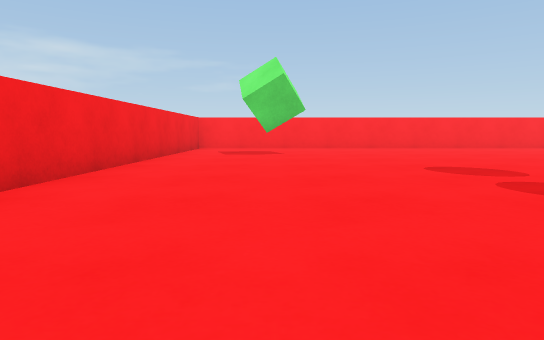
View 1 (above)

24 first-person views from a walk through a 3-D level made in the Unity game engine. The camera is 0.51 m above the floor, tilts 6° down and sees 75° across. The floor is counted in squares, 1 m on a side. Each view is taken from the middle of a square. On the plan, view 1 faces up. The plan holds only what a view shows up to about 9 squares ahead; the rest is blank. Surface patterns are stand-ins for the level's own textures.

View 2
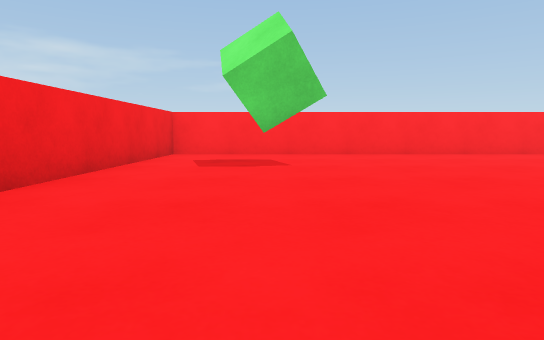

View 3
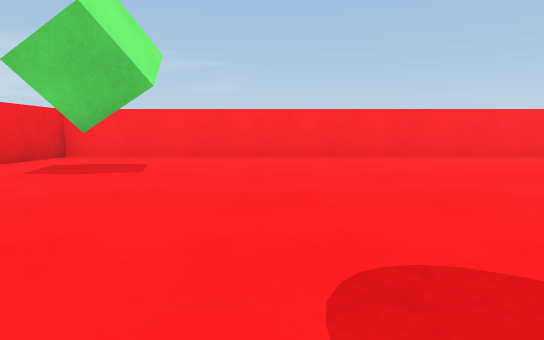

View 4
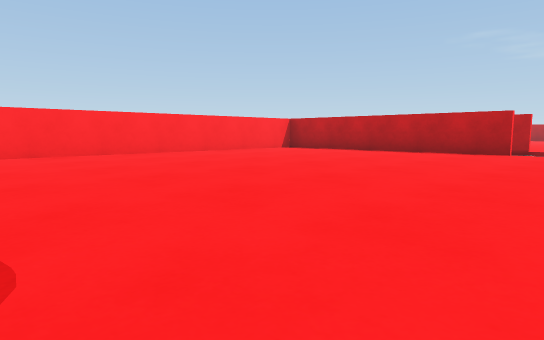

View 5
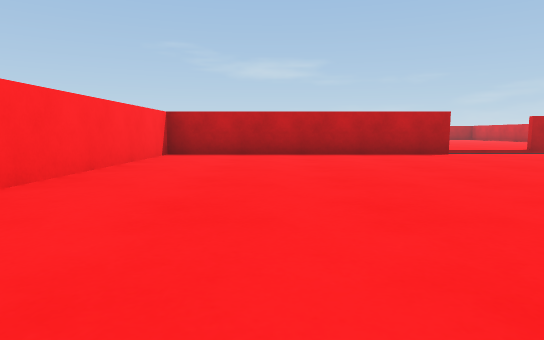

View 6
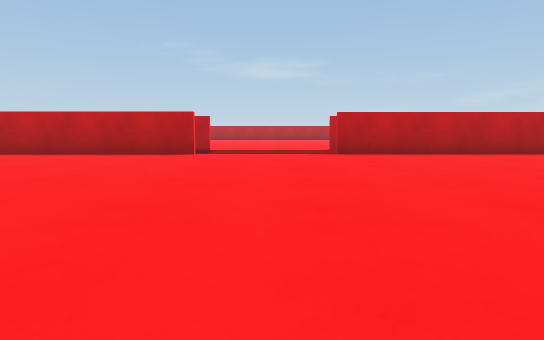

View 7
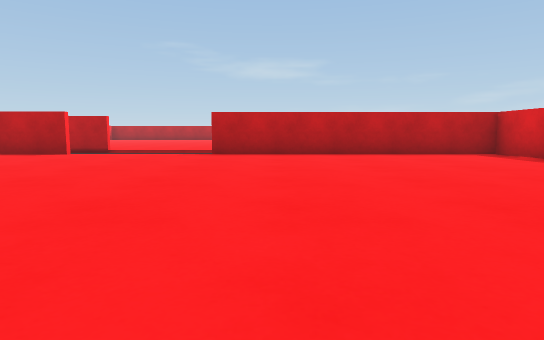

View 8
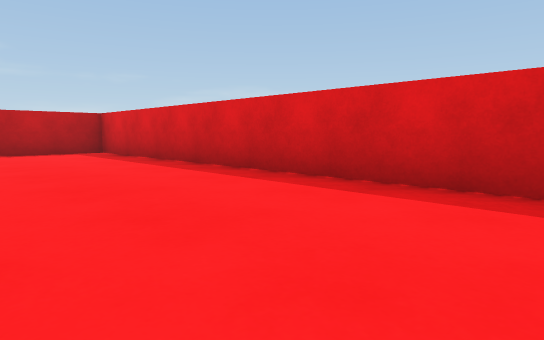

View 9
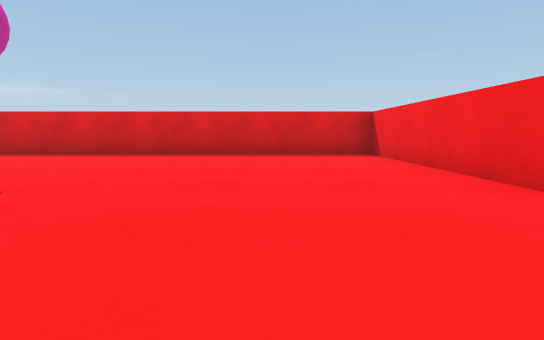

View 10
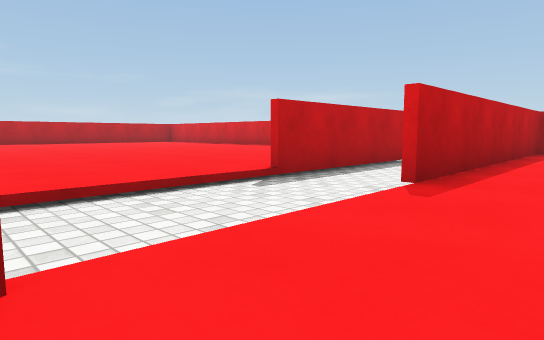

View 11
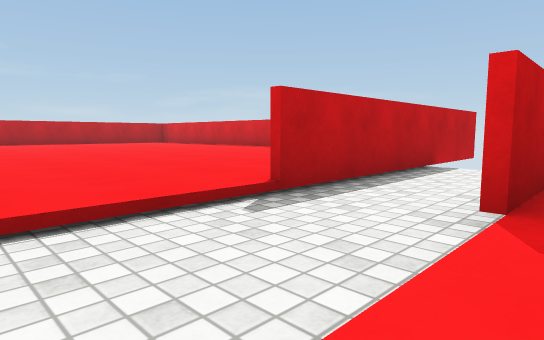

View 12
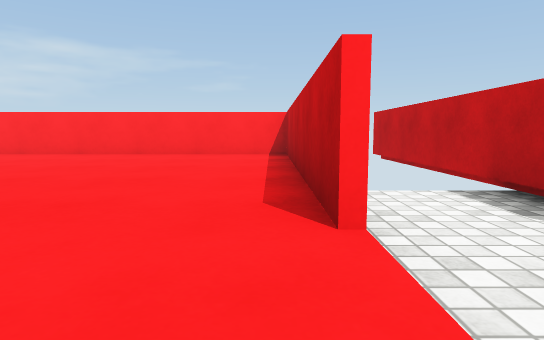

View 13
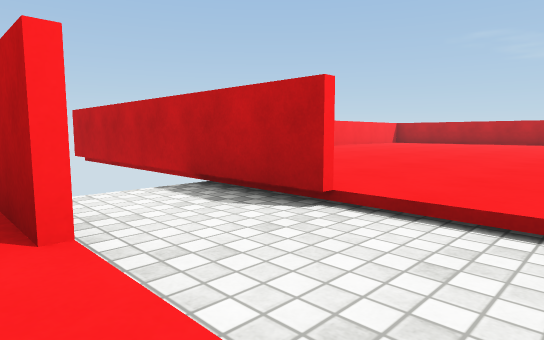

View 14
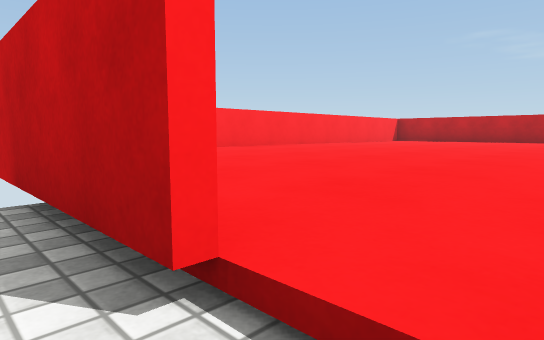

View 15
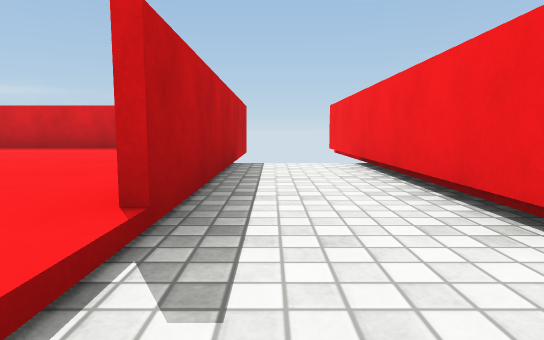

View 16
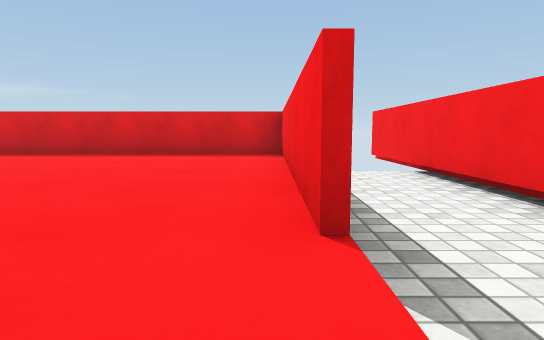

View 17
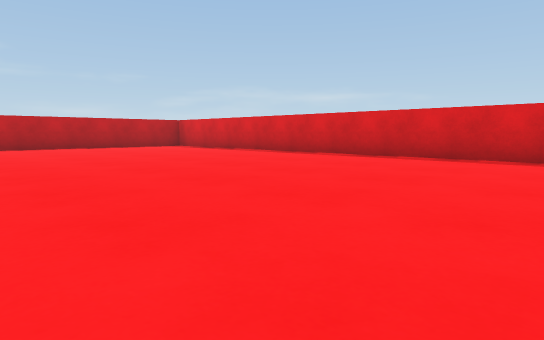

View 18
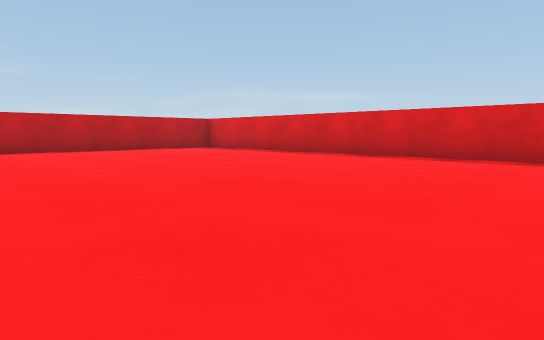

View 19
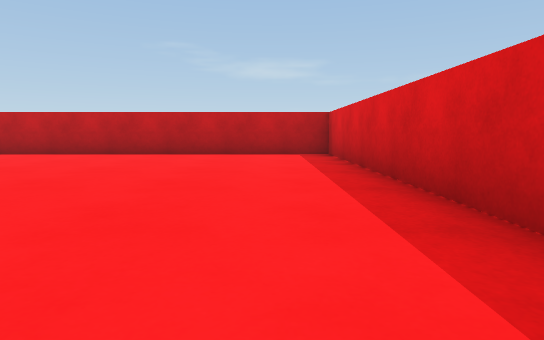

View 20
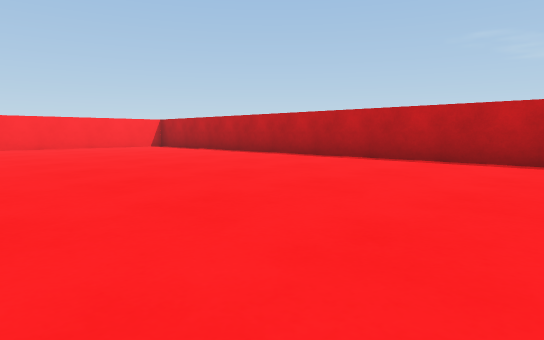

View 21
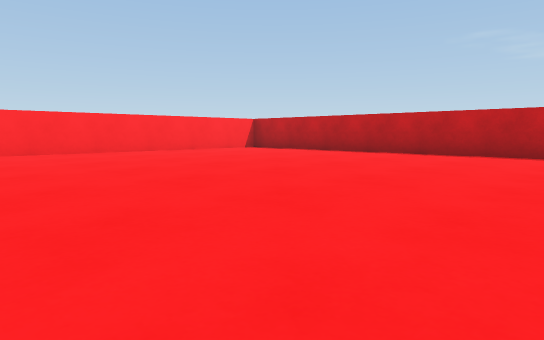

View 22
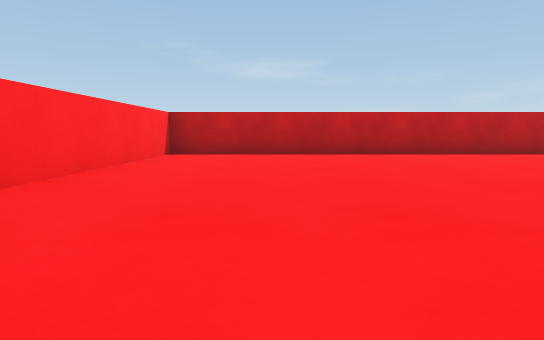

View 23
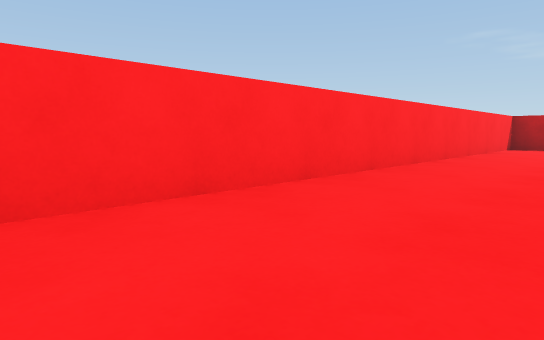

View 24
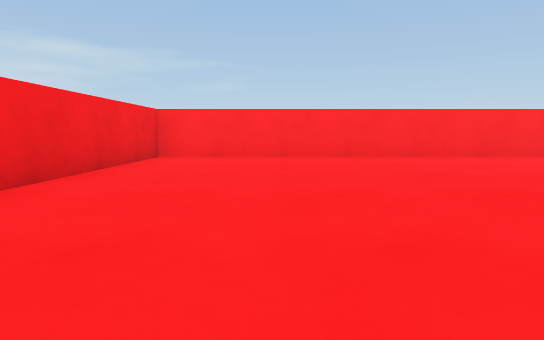

### Floor plan
Ten units are one square. View 1 is at (0, 0); x grows to the right and y downward. Boxes are objects, and circles mark ways between rooms. Rooms are numbered by the first view taken in them; rooms with no view inside come last. Other rooms are left out.
<svg viewBox="-28 -123 328 184">
<path fill="none" stroke="#000" d="M124 -48 124 -115 -23 -115 -23 -30M126 -14 126 54M-23 0 -23 54 124 54 124 -15M145 -48 145 -118M145 56 145 -15M146 -14 146 15M148 54 295 54 295 -115 146 -115 146 -70"/>
<rect x="-5" y="-85" width="10" height="10" fill="#bbb"><title>green cube</title></rect>
<circle cx="140" cy="-30" r="3" fill="#2a7"/>
<text x="50" y="-30">1</text>
<text x="220" y="-30">2</text>
</svg>
Room 1 opens to room 2.

Where each view was taken, in squares from view 1:
view 1: 0 up, 0 right, facing up
view 2: 3 up, 0 right, facing up
view 3: 4 up, 2 right, facing up
view 4: 3 up, 3 right, facing up-right
view 5: 9 up, 4 right, facing right
view 6: 3 up, 4 right, facing right
view 7: 0 up, 4 right, facing right
view 8: 2 down, 3 right, facing down-right
view 9: 3 up, 0 right, facing down
view 10: 5 up, 11 right, facing down-right
view 11: 4 up, 12 right, facing down-right
view 12: 3 up, 12 right, facing up
view 13: 3 up, 12 right, facing up-right
view 14: 4 up, 14 right, facing up-right
view 15: 3 up, 14 right, facing down
view 16: 3 up, 15 right, facing down
view 17: 2 up, 17 right, facing down-right
view 18: 2 up, 19 right, facing down-right
view 19: 4 down, 21 right, facing right
view 20: 1 down, 23 right, facing up-right
view 21: 2 up, 21 right, facing up-right
view 22: 9 up, 21 right, facing right
view 23: 9 up, 17 right, facing up-right
view 24: 4 up, 17 right, facing up
